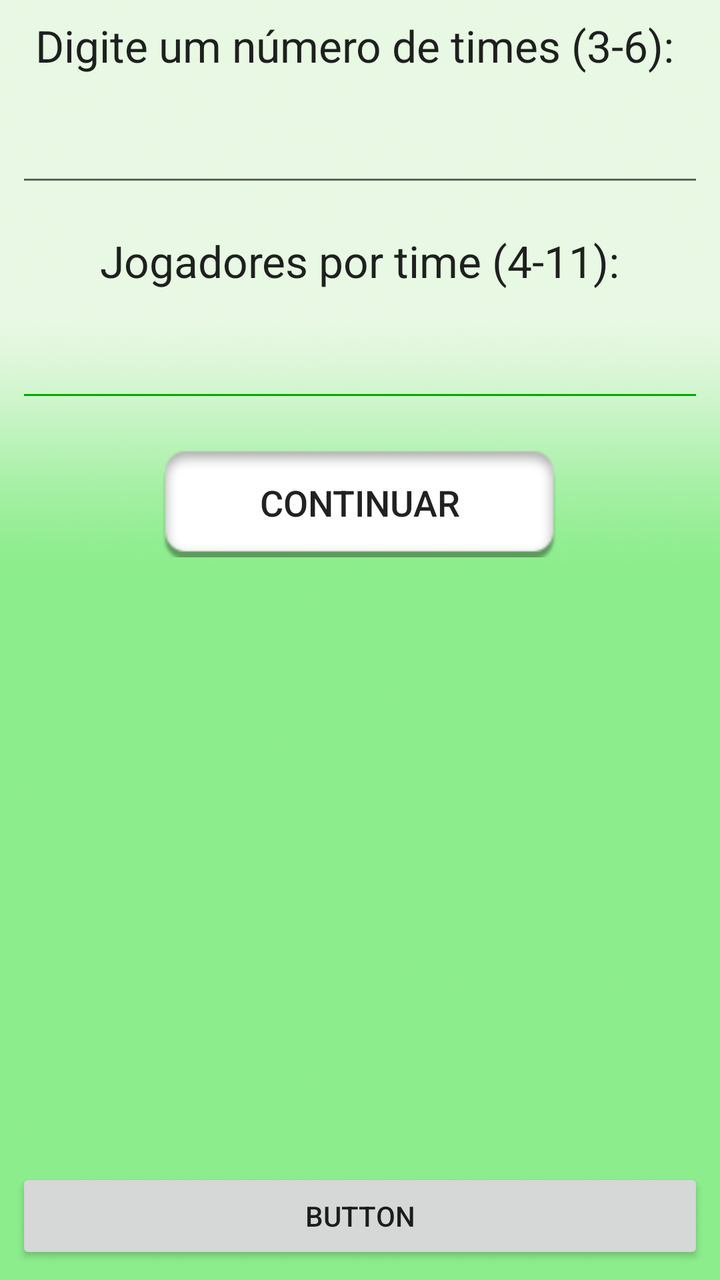
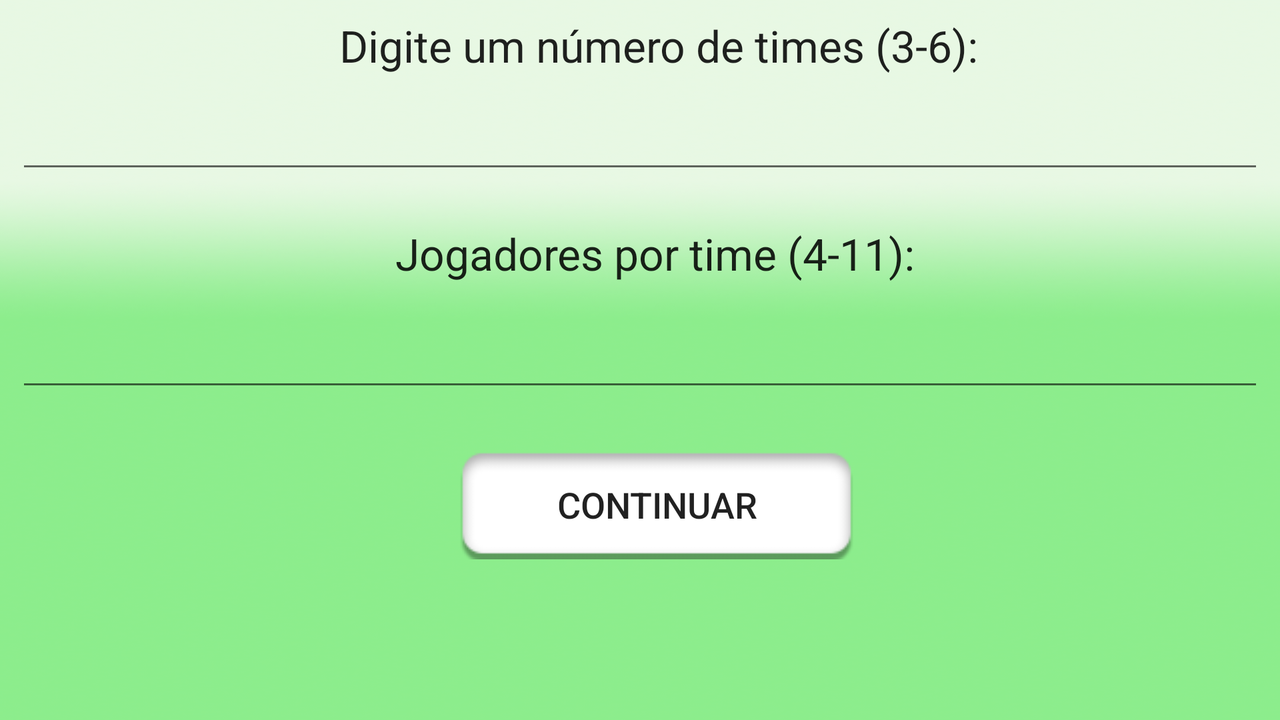

Compare how this app lays out the same screen by default and in its alternative resource folder. The renders come first, then the two layout files and the values they reference.
<!-- AndroidManifest.xml: application theme AppTheme -->
<!-- res/layout/activity_multiorganizar.xml -->
<?xml version="1.0" encoding="utf-8"?>
<android.support.constraint.ConstraintLayout
    xmlns:android="http://schemas.android.com/apk/res/android"
    xmlns:app="http://schemas.android.com/apk/res-auto"
    xmlns:tools="http://schemas.android.com/tools"
    android:layout_width="match_parent"
    android:layout_height="match_parent"
    android:background="@drawable/fundopagina"
    >

    <TextView
        android:id="@+id/txtView"
        android:layout_width="wrap_content"
        android:layout_height="wrap_content"
        android:layout_marginBottom="8dp"
        android:layout_marginEnd="8dp"
        android:layout_marginTop="8dp"
        android:text="Digite um número de times (3-6):"
        android:textAppearance="@style/TextAppearance.AppCompat.Large"
        app:layout_constraintBottom_toBottomOf="parent"
        app:layout_constraintEnd_toEndOf="parent"
        app:layout_constraintHorizontal_bias="0.543"
        app:layout_constraintStart_toStartOf="parent"
        app:layout_constraintTop_toTopOf="parent"
        app:layout_constraintVertical_bias="0.0" />

    <EditText
        android:id="@+id/txtTimes"
        android:layout_width="0dp"
        android:layout_height="wrap_content"
        android:layout_marginBottom="8dp"
        android:layout_marginEnd="8dp"
        android:layout_marginStart="8dp"
        android:layout_marginTop="8dp"
        android:ems="10"
        android:inputType="textPersonName"
        app:layout_constraintBottom_toBottomOf="parent"
        app:layout_constraintEnd_toEndOf="parent"
        app:layout_constraintHorizontal_bias="0.0"
        app:layout_constraintStart_toStartOf="parent"
        app:layout_constraintTop_toTopOf="parent"
        app:layout_constraintVertical_bias="0.084" />

    <Button
        android:id="@+id/btnContinuar"
        android:layout_width="wrap_content"
        android:layout_height="wrap_content"
        android:layout_marginBottom="8dp"
        android:layout_marginEnd="8dp"
        android:layout_marginStart="8dp"
        android:layout_marginTop="8dp"
        android:background="@drawable/btn_selector"
        android:text="Continuar"
        android:textSize="18sp"
        app:layout_constraintBottom_toBottomOf="parent"
        app:layout_constraintEnd_toEndOf="parent"
        app:layout_constraintHorizontal_bias="0.497"
        app:layout_constraintStart_toStartOf="parent"
        app:layout_constraintTop_toTopOf="parent"
        app:layout_constraintVertical_bias="0.379" />

    <TextView
        android:id="@+id/txtView"
        android:layout_width="wrap_content"
        android:layout_height="wrap_content"
        android:layout_marginBottom="8dp"
        android:layout_marginEnd="8dp"
        android:layout_marginStart="8dp"
        android:layout_marginTop="8dp"
        android:text="Jogadores por time (4-11):"
        android:textAlignment="center"
        android:textAppearance="@style/TextAppearance.AppCompat.Large"
        app:layout_constraintBottom_toBottomOf="parent"
        app:layout_constraintEnd_toEndOf="parent"
        app:layout_constraintHorizontal_bias="0.496"
        app:layout_constraintStart_toStartOf="parent"
        app:layout_constraintTop_toTopOf="parent"
        app:layout_constraintVertical_bias="0.181" />

    <EditText
        android:id="@+id/txtNumero"
        android:layout_width="0dp"
        android:layout_height="wrap_content"
        android:layout_marginBottom="8dp"
        android:layout_marginEnd="8dp"
        android:layout_marginStart="8dp"
        android:layout_marginTop="8dp"
        android:ems="10"
        android:inputType="textPersonName"
        app:layout_constraintBottom_toBottomOf="parent"
        app:layout_constraintEnd_toEndOf="parent"
        app:layout_constraintStart_toStartOf="parent"
        app:layout_constraintTop_toTopOf="parent"
        app:layout_constraintVertical_bias="0.269"
        android:theme="@style/MyEditTextTheme"
        />

    <Button
        android:id="@+id/ad"
        android:layout_width="0dp"
        android:layout_height="wrap_content"
        android:layout_marginBottom="8dp"
        android:layout_marginEnd="8dp"
        android:layout_marginStart="8dp"
        android:layout_marginTop="8dp"
        android:text="Button"
        app:layout_constraintBottom_toBottomOf="parent"
        app:layout_constraintEnd_toEndOf="parent"
        app:layout_constraintStart_toStartOf="parent"
        app:layout_constraintTop_toTopOf="parent"
        app:layout_constraintVertical_bias="1.0" />
</android.support.constraint.ConstraintLayout>
<!-- resources referenced by this layout -->
<resources>
  <!-- drawable btn_selector (drawable) -->
  <?xml version="1.0" encoding="utf-8"?>
  <selector xmlns:android="http://schemas.android.com/apk/res/android">
      
      <item android:drawable="@drawable/botaopressionado" android:state_pressed="true"/>
  
      
      <item android:drawable="@drawable/botaoteste"/>
  </selector>
  <!-- drawable fundopagina: png bitmap (drawable, 166751 bytes) -->
  <style name="MyEditTextTheme">
          <item name="colorControlNormal">#00AA00</item>
          <item name="colorControlActivated">#000000</item>
          <item name="colorControlHighlight">#000000</item>
      </style>
  <style name="AppTheme" parent="Theme.AppCompat.Light.DarkActionBar">
          
          <item name="colorPrimary">#3CB371</item>
          <item name="colorPrimaryDark">#3CB371</item>
          <item name="colorAccent">@color/colorAccent</item>
      </style>
  <!-- drawable botaopressionado: png bitmap (drawable, 16936 bytes) -->
  <!-- drawable botaoteste: png bitmap (drawable, 17034 bytes) -->
</resources>
<!-- res/layout-land/activity_multiorganizar.xml (the author's variant of the layout above) -->
<!-- drawn on the phone turned sideways -->
<?xml version="1.0" encoding="utf-8"?>
<android.support.constraint.ConstraintLayout
    xmlns:android="http://schemas.android.com/apk/res/android"
    xmlns:app="http://schemas.android.com/apk/res-auto"
    xmlns:tools="http://schemas.android.com/tools"
    android:layout_width="match_parent"
    android:layout_height="match_parent"
    android:background="@drawable/fundopagina"
    >

    <TextView
        android:id="@+id/txtView"
        android:layout_width="wrap_content"
        android:layout_height="wrap_content"
        android:layout_marginBottom="8dp"
        android:layout_marginEnd="8dp"
        android:layout_marginTop="8dp"
        android:text="Digite um número de times (3-6):"
        android:textAppearance="@style/TextAppearance.AppCompat.Large"
        app:layout_constraintBottom_toBottomOf="parent"
        app:layout_constraintEnd_toEndOf="parent"
        app:layout_constraintHorizontal_bias="0.543"
        app:layout_constraintStart_toStartOf="parent"
        app:layout_constraintTop_toTopOf="parent"
        app:layout_constraintVertical_bias="0.0" />

    <EditText
        android:id="@+id/txtTimes"
        android:layout_width="0dp"
        android:layout_height="wrap_content"
        android:layout_marginBottom="8dp"
        android:layout_marginEnd="8dp"
        android:layout_marginStart="8dp"
        android:layout_marginTop="8dp"
        android:ems="10"
        android:inputType="textPersonName"
        app:layout_constraintBottom_toBottomOf="parent"
        app:layout_constraintEnd_toEndOf="parent"
        app:layout_constraintHorizontal_bias="0.0"
        app:layout_constraintStart_toStartOf="parent"
        app:layout_constraintTop_toTopOf="parent"
        app:layout_constraintVertical_bias="0.14" />

    <Button
        android:id="@+id/btnContinuar"
        android:layout_width="wrap_content"
        android:layout_height="wrap_content"
        android:layout_marginBottom="8dp"
        android:layout_marginEnd="8dp"
        android:layout_marginStart="8dp"
        android:layout_marginTop="8dp"
        android:background="@drawable/btn_selector"
        android:text="Continuar"
        android:textSize="18sp"
        app:layout_constraintBottom_toBottomOf="parent"
        app:layout_constraintEnd_toEndOf="parent"
        app:layout_constraintHorizontal_bias="0.52"
        app:layout_constraintStart_toStartOf="parent"
        app:layout_constraintTop_toTopOf="parent"
        app:layout_constraintVertical_bias="0.75" />

    <TextView
        android:id="@+id/txtView"
        android:layout_width="wrap_content"
        android:layout_height="wrap_content"
        android:layout_marginBottom="8dp"
        android:layout_marginEnd="8dp"
        android:layout_marginStart="8dp"
        android:layout_marginTop="8dp"
        android:text="Jogadores por time (4-11):"
        android:textAlignment="center"
        android:textAppearance="@style/TextAppearance.AppCompat.Large"
        app:layout_constraintBottom_toBottomOf="parent"
        app:layout_constraintEnd_toEndOf="parent"
        app:layout_constraintHorizontal_bias="0.52"
        app:layout_constraintStart_toStartOf="parent"
        app:layout_constraintTop_toTopOf="parent"
        app:layout_constraintVertical_bias="0.331" />

    <EditText
        android:id="@+id/txtNumero"
        android:layout_width="0dp"
        android:layout_height="wrap_content"
        android:layout_marginBottom="8dp"
        android:layout_marginEnd="8dp"
        android:layout_marginStart="8dp"
        android:layout_marginTop="8dp"
        android:ems="10"
        android:inputType="textPersonName"
        app:layout_constraintBottom_toBottomOf="parent"
        app:layout_constraintEnd_toEndOf="parent"
        app:layout_constraintHorizontal_bias="0.0"
        app:layout_constraintStart_toStartOf="parent"
        app:layout_constraintTop_toTopOf="parent" />
</android.support.constraint.ConstraintLayout>
<!-- resources referenced by the variant -->
<!-- as the phone turned sideways resolves them -->
<resources>
  <!-- drawable btn_selector (drawable) -->
  <?xml version="1.0" encoding="utf-8"?>
  <selector xmlns:android="http://schemas.android.com/apk/res/android">
      
      <item android:drawable="@drawable/botaopressionado" android:state_pressed="true"/>
  
      
      <item android:drawable="@drawable/botaoteste"/>
  </selector>
  <!-- drawable fundopagina: png bitmap (drawable, 166751 bytes) -->
  <style name="AppTheme" parent="Theme.AppCompat.Light.DarkActionBar">
          
          <item name="colorPrimary">#3CB371</item>
          <item name="colorPrimaryDark">#3CB371</item>
          <item name="colorAccent">@color/colorAccent</item>
      </style>
  <!-- drawable botaopressionado: png bitmap (drawable, 16936 bytes) -->
  <!-- drawable botaoteste: png bitmap (drawable, 17034 bytes) -->
</resources>
